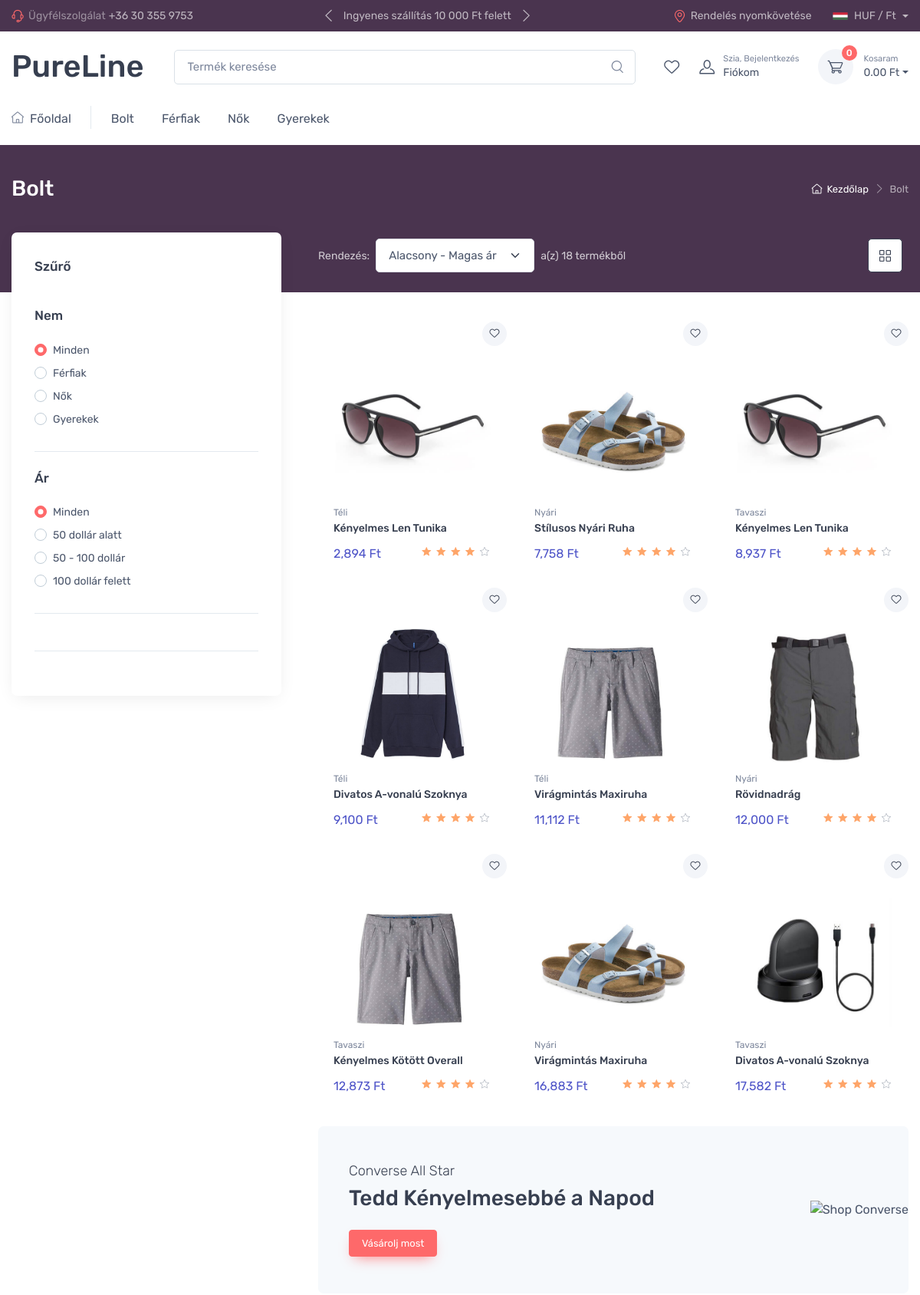
The page /search-results.php (upper part) on the database as committed earlier.
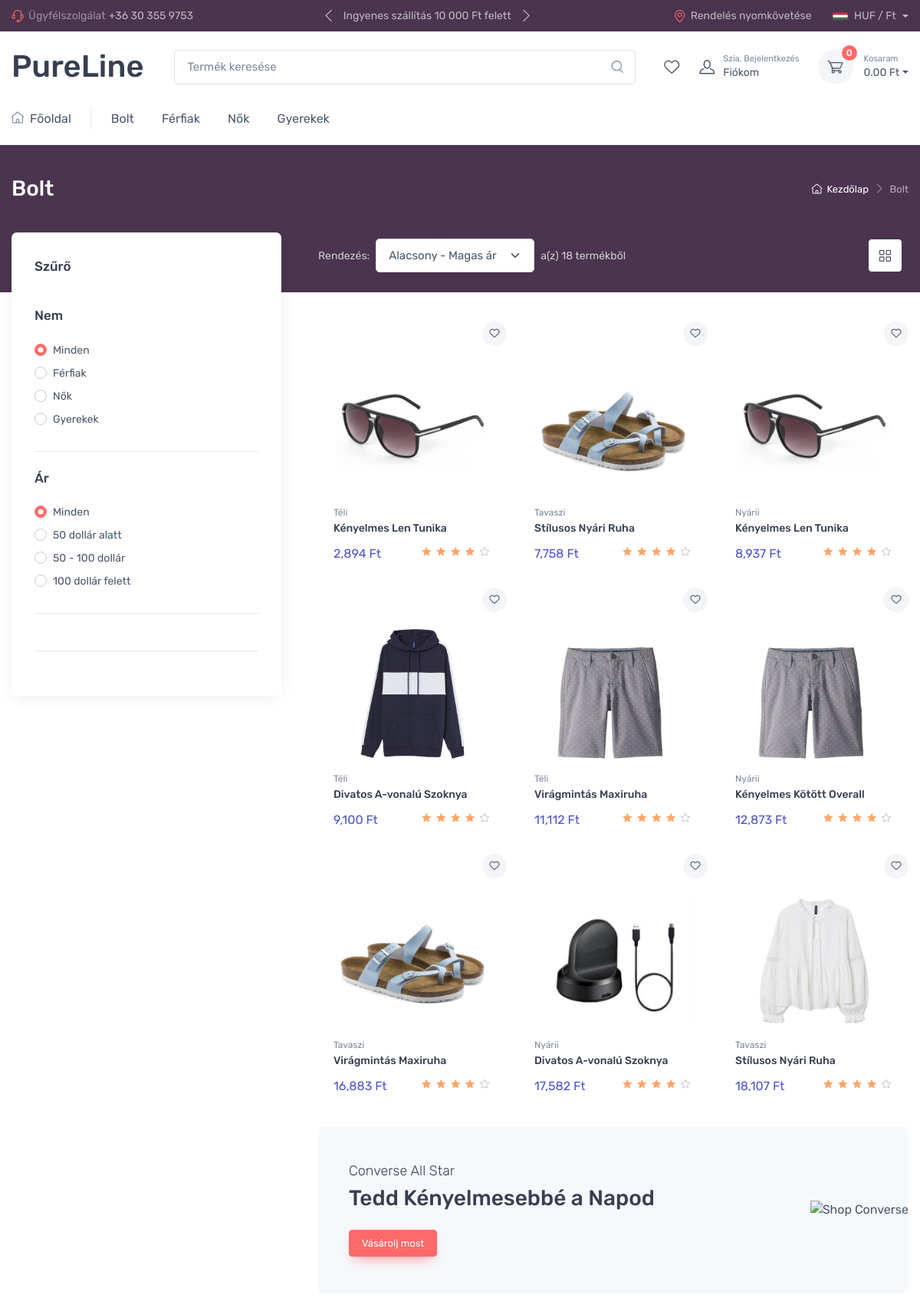
The same page on the database as committed later.
### tables this page shows
CREATE TABLE `products` (
  `id` int(11) NOT NULL,
  `name` text DEFAULT NULL,
  `gender` text DEFAULT NULL,
  `buying_price` int(11) DEFAULT NULL,
  `price` int(11) DEFAULT NULL,
  `description` text DEFAULT NULL,
  `photos` text DEFAULT NULL,
  `category_id` int(11) NOT NULL DEFAULT 1,
  `user_id` int(11) NOT NULL DEFAULT 1
);

CREATE TABLE `categories` (
  `id` int(11) NOT NULL,
  `name` text DEFAULT NULL,
  `photo` text DEFAULT NULL,
  `parent_id` int(11) DEFAULT NULL,
  `description` text DEFAULT NULL
);

### htdocs/files/functions.php (the view, shortened to what the changed rows need)
<?php
$conn = new mysqli ("localhost", "root","","shop");
$conn->set_charset("utf8mb4");
function get_product_thumb($json)
{
    $img = "assets/no_image.jpg";
    $objects = json_decode($json);
    return $objects[0]->thumb;
}
function get_category_name($category_id) {
    global $conn;
    $stmt = $conn->prepare("SELECT name FROM categories WHERE id = ?");
    $stmt->bind_param("i", $category_id);
    $stmt->execute();
    $result = $stmt->get_result();
    return $result->fetch_column();
}
function product_item_ui_1($pro)
{
    $thumb = get_product_thumb($pro["photos"]);
    $category_name = get_category_name($pro["category_id"]);
    $format_price=number_format($pro["price"]);
    $str = <<<EOF
<div class="col-md-4 col-sm-6 px-2 mb-4">
    <div class="card product-card">
        <form style="display: flex; justify-content: flex-end;" action="whislist-process-add.php" method="post">
            <input type="hidden" name="id" value="{$pro['id']}">
            <button class="btn-wishlist btn-sm" type="submit" data-bs-toggle="tooltip" data-bs-placement="left" title="Hozzáadás a kívánságlistához">
                <i class="ci-heart"></i>
            </button>
        </form>
        <a class="card-img-top d-block overflow-hidden text-center" href="product.php?id={$pro["id"]}">
            <img src="{$thumb}" alt="Termék" class="product-image" style="height: 200px; width: auto; object-fit: contain;">
        </a>
        <div class="card-body py-2">
            <a class="product-meta d-block fs-xs pb-1" href="javascript:;">{$category_name}</a>
            <h3 class="product-title fs-sm"><a href="product.php?id={$pro["id"]}">{$pro["name"]}</a></h3>
            <div class="d-flex justify-content-between">
                <div class="product-price"><span class="text-accent">{$format_price} Ft</span></div>
                <div class="star-rating">
                    <i class="star-rating-icon ci-star-filled active"></i>
                    <i class="star-rating-icon ci-star-filled active"></i>
                    <i class="star-rating-icon ci-star-filled active"></i>
                    <i class="star-rating-icon ci-star-filled active"></i>
                    <i class="star-rating-icon ci-star"></i>
                </div>
            </div>
        </div>
                    <input class="form-check-input" type="radio" name="size_{$pro['id']}" id="s_{$pro['id']}_s">
                    <label class="form-option-label" for="s_{$pro['id']}_s">S</label>
                    <input class="form-check-input" type="radio" name="size_{$pro['id']}" id="m_{$pro['id']}_m">
                    <label class="form-option-label" for="m_{$pro['id']}_m">M</label>
                    <input class="form-check-input" type="radio" name="size_{$pro['id']}" id="l_{$pro['id']}_l">
                    <label class="form-option-label" for="l_{$pro['id']}_l">L</label>
                    <input class="form-check-input" type="radio" name="size_{$pro['id']}" id="xl_{$pro['id']}_xl">
                    <label class="form-option-label" for="xl_{$pro['id']}_xl">XL</label>
                <input type="hidden" name="id" value="{$pro['id']}">
    </div>
</div>
EOF;
    return $str;
}

### htdocs/search-results.php (shortened to what the changed rows need)
<?php
require_once('files/header.php');
$query = "SELECT * FROM products";
$limit = 9;
$page = isset($_GET['page']) ? (int)$_GET['page'] : 1;
$offset = ($page - 1) * $limit;
$orderBy = 'price ASC';
$query .= " ORDER BY $orderBy LIMIT $limit OFFSET $offset";
$result = mysqli_query($conn, $query);
$products = [];
while ($row = mysqli_fetch_assoc($result)) {
    $products[] = $row;
}
?>
<div class="page-title-overlap bg-linecolor pt-4">
    <div class="container d-lg-flex justify-content-between py-2 py-lg-3">
        <div class="order-lg-1 pe-lg-4 text-center text-lg-start">
            <h1 class="h3 text-light mb-0">Bolt</h1>
        </div>
    </div>
</div>
<div class="container pb-5 mb-2 mb-md-4">
    <div class="row">
        <section class="col-lg-8">
    <div class="row mx-n2">
        <?php if (!empty($products)): ?>
            <?php foreach ($products as $pro) {
                echo product_item_ui_1($pro);
            } ?>
        <?php endif; ?>
    </div>
</section>
<?php
require_once('files/footer.php');
?>

Rows that differ between the two databases and show on the page:
removed products: shows a picture, category.name "Nyári", name "Rövidnadrág", price "12,000"
changed through a linked row, products (number 2 of 9 on the later page): category.name "Nyári" → "Tavaszi"
changed through a linked row, products (number 3 of 9 on the later page): category.name "Tavaszi" → "Nyárii"
changed through a linked row, products "Kényelmes Kötött Overall": category.name "Tavaszi" → "Nyárii"
changed through a linked row, products (number 7 of 9 on the later page): category.name "Nyári" → "Tavaszi"
changed through a linked row, products (number 8 of 9 on the later page): category.name "Tavaszi" → "Nyárii"
now on this page (row unchanged): products: shows a picture, category.name "Tavaszi", name "Stílusos Nyári Ruha", price "18,107"
